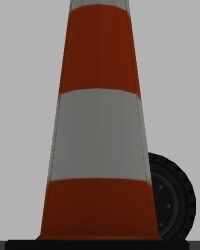
#> input picture cropped_image.jpeg, 200 x 250 px
$ python image_stack.py
#> lines starting #> are read from the running program, lines starting #| are printed output that depends on the picture
import cv2 as cv
import numpy as np


#image reading

img1 = cv.imread("cropped_image.jpeg")
#> img1 is the input picture: shape (250, 200, 3); mean B, G, R 106.2, 111.5, 127.1
img2 = cv.imread("cropped_image.jpeg")
img3 = cv.imread("cropped_image.jpeg")
img4 = cv.imread("cropped_image.jpeg")

#image resizing
img1 = cv.resize(img1,(200,200))
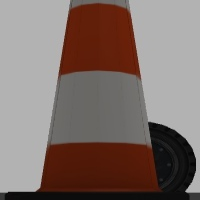
#> img1: shape (200, 200, 3); mean B, G, R 106.2, 111.5, 127.1
img2 = cv.resize(img1,(200,200))
img3 = cv.resize(img1,(200,200))
img4 = cv.resize(img1,(200,200))

#image horizontal stacking

horizontal_image1 = np.hstack((img1,img2))
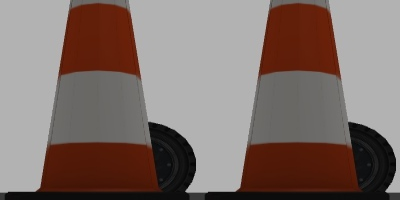
#> horizontal_image1: shape (200, 400, 3); mean B, G, R 106.2, 111.5, 127.1
horizontal_image2 = np.hstack((img3,img4))

#image vertical stacking

vertical_stack = np.vstack((horizontal_image1,horizontal_image2))
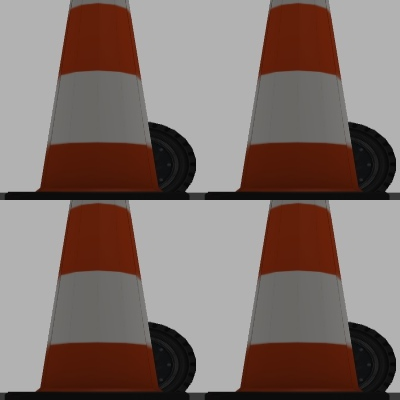
#> vertical_stack: shape (400, 400, 3); mean B, G, R 106.2, 111.5, 127.1

# to show the image
cv.imshow("image",vertical_stack)

#to save the file
cv.imwrite("stacked.jpg",vertical_stack)


cv.waitKey(0)
cv.destroyAllWindows()
